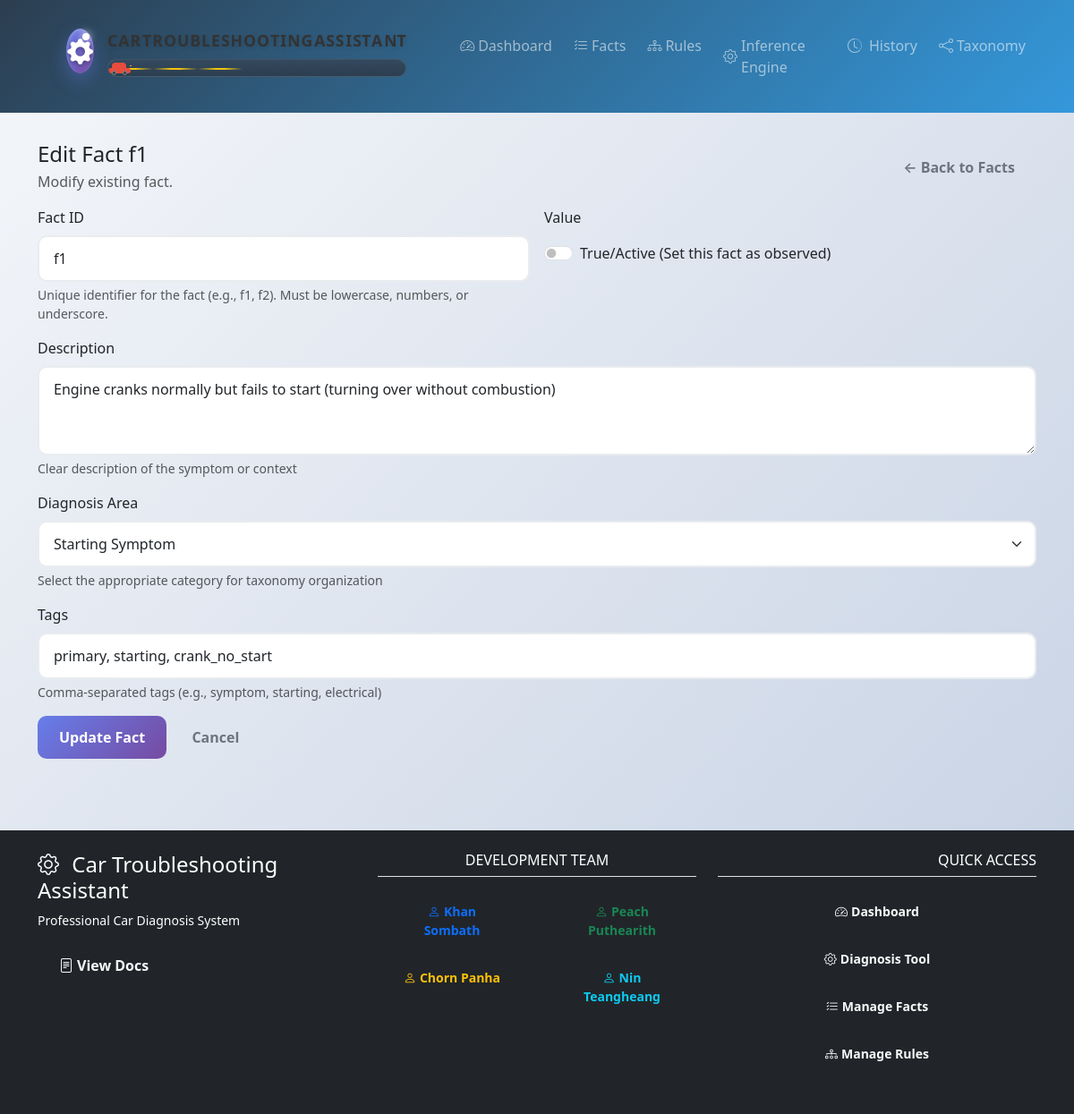
The app's page /facts/f1/edit with its own data.
### tables this page shows
CREATE TABLE facts (
            id TEXT PRIMARY KEY,
            description TEXT NOT NULL,
            value BOOLEAN DEFAULT 0,
            tags TEXT,  -- JSON string of tags list
            category TEXT DEFAULT 'uncategorized',
            display_order INTEGER DEFAULT 0, 
            created_at TIMESTAMP DEFAULT CURRENT_TIMESTAMP,
            updated_at TIMESTAMP DEFAULT CURRENT_TIMESTAMP
        );

### app.py (the view, shortened to what this page needs)
@app.route("/facts/<fid>/edit", methods=["GET", "POST"])
def facts_edit(fid):
    fact = get_fact(fid)
    if not fact:
        flash("Fact not found", "warning")
        return redirect(url_for("facts_list"))
    return render_template("fact_form.html", mode="edit", fact=fact)

### database.py (called while the page is built)
def get_db_connection():
    conn = sqlite3.connect(DATABASE_PATH)
    conn.row_factory = sqlite3.Row  # Enables column access by name
    return conn

def get_fact(fid):
    conn = get_db_connection()
    row = conn.execute("SELECT * FROM facts WHERE id = ?", (fid,)).fetchone()
    conn.close()
    if not row:
        return None
    return {
        "id": row["id"],
        "description": row["description"],
        "value": bool(row["value"]),
        "tags": json.loads(row["tags"]) if row["tags"] else [],
        "category": row["category"] or "uncategorized"
    }

### templates/fact_form.html (shortened to what this page needs)
{% extends 'base.html' %}
{% block content %}
<div class="d-flex justify-content-between align-items-center mb-3">
    <div>
        <h2 class="h4 mb-1">
            {% if mode == 'new' %}New Fact{% else %}Edit Fact {{ fact.id }}{% endif %}
        </h2>
        <p class="text-muted mb-0">
            {% if mode == 'new' %}Create a new fact for the expert system.{% else %}Modify existing fact.{% endif %}
        </p>
    </div>
    <a class="btn btn-outline-secondary" href="{{ url_for('facts_list') }}">
        ← Back to Facts
    </a>
</div>
<form method="post">
    <div class="row g-3">
        <div class="col-md-6">
            <label for="id" class="form-label">Fact ID</label>
            <input type="text" class="form-control" id="id" name="id"
                   value="{{ fact.id if fact else '' }}"
                   {% if mode == 'edit' %}readonly{% endif %} required>
            <div class="form-text">
                Unique identifier for the fact (e.g., f1, f2). Must be lowercase, numbers, or underscore.
            </div>
        </div>
        <div class="col-md-6">
            <label class="form-label">Value</label>
            <div class="form-check form-switch mt-2">
                <input class="form-check-input" type="checkbox" id="value" name="value"
                       {% if fact and fact.value %}checked{% endif %}>
                <label class="form-check-label" for="value">
                    True/Active (Set this fact as observed)
                </label>
            </div>
        </div>
        <div class="col-12">
            <label for="description" class="form-label">Description</label>
            <textarea class="form-control" id="description" name="description" rows="3" required>{{ fact.description if fact else '' }}</textarea>
            <div class="form-text">Clear description of the symptom or context</div>
        </div>
        <div class="col-12">
            <label for="category" class="form-label">Diagnosis Area</label>
            <select class="form-select" id="category" name="category">
                <option value="starting_symptom" {% if fact and fact.category == 'starting_symptom' %}selected{% endif %}>Starting Symptom</option>
            </select>
            <div class="form-text">
                Select the appropriate category for taxonomy organization
            </div>
        </div>
        <div class="col-12">
            <label for="tags" class="form-label">Tags</label>
            <input type="text" class="form-control" id="tags" name="tags"
                   value="{{ fact.tags | join(', ') if fact and fact.tags else '' }}">
            <div class="form-text">
                Comma-separated tags (e.g., symptom, starting, electrical)
            </div>
        </div>
        <div class="col-12">
            <button type="submit" class="btn btn-primary">
                {% if mode == 'new' %}Create Fact{% else %}Update Fact{% endif %}
            </button>
            <a href="{{ url_for('facts_list') }}" class="btn btn-outline-secondary">Cancel</a>
        </div>
    </div>
</form>
{% endblock %}

### templates/base.html (style rules this page uses)
:root { --primary-gradient: linear-gradient(135deg, #667eea 0%, #764ba2 100%); --success-gradient: linear-gradient(135deg, #4facfe 0%, #00f2fe 100%); --warning-gradient: linear-gradient(135deg, #f093fb 0%, #f5576c 100%); --dark-gradient: linear-gradient(135deg, #2c3e50 0%, #3498db 100%); }
body { font-family: 'Segoe UI', system-ui, -apple-system, sans-serif; background: linear-gradient(135deg, #f5f7fa 0%, #c3cfe2 100%); min-height: 100vh; }
.btn { border-radius: 10px; font-weight: 600; padding: 0.75rem 1.5rem; transition: all 0.3s ease; border: none; }
.btn-primary { background: var(--primary-gradient); }
.form-control, .form-select { border-radius: 10px; border: 2px solid #e9ecef; padding: 0.75rem 1rem; transition: all 0.3s ease; }

### records on screen
facts: id "f1", description "Engine cranks normally but fails to start (turning over without combustion)", category "Starting Symptom"
